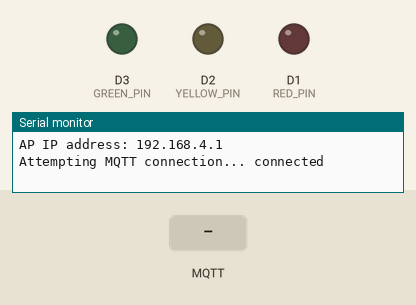
Recording of a sketch running on a simulated ESP8266 (NodeMCU). Parts: output pins drawn as LEDs (lit = HIGH), the last lines printed to the serial monitor. Inputs (shaded band) come from the test bench. Random numbers use the default seed unless the sketch sets one; no MQTT or app messages arrive unless stated.

Above: at 1.2 s.
1.3 s: MQTT message "system/enable" arrives on the first subscribed topic
At 1.8 s:
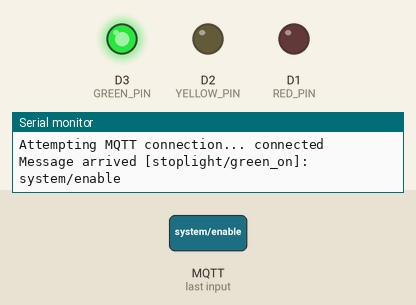
2.8 s: MQTT message "system/enable" arrives on the second subscribed topic
At 4.0 s:
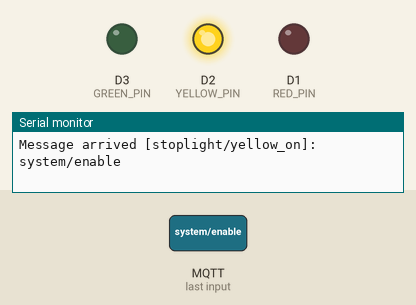
4.3 s: MQTT message "system/enable" arrives on the third subscribed topic
At 5.3 s:
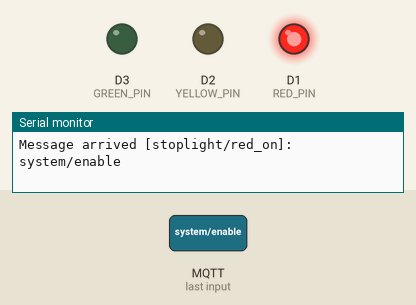
Timing chart, 0 to 7.3 s (numbered marks = the images above; inputs shaded):
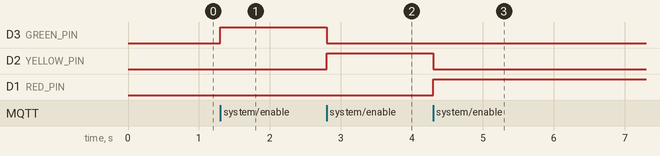

The sketch:

Stoplight_Garage_MMQT.ino
```cpp
#include <ESP8266WiFi.h>
#include <PubSubClient.h>
#include <Ticker.h>

// AP credentials for the ESP8266 stoplight device.
const char* apSSID = "ESP8266_Stoplight";
const char* apPassword = "12345678";

// MQTT broker details: set this to your Mac's IP address on the ESP8266 network.
// For example, if your Mac's IP is 192.168.4.2, use that.
const char* mqtt_server = "192.168.4.4";

const int RED_PIN = D1;
const int YELLOW_PIN = D2;
const int GREEN_PIN = D3;

WiFiClient espClient;
PubSubClient client(espClient);
Ticker redTicker;          // For red LED blinking
Ticker greenYellowTicker;  // For blinking green and yellow together
Ticker autoBlinkTicker;    // For auto blinking all LEDs (optional)

bool redState = LOW;       // State used for red blinking
bool autoBlinkState = LOW; // State used for auto blinking (all LEDs)
const unsigned long blinkInterval = 500; // Blink interval in milliseconds

// Global flag for system enable/disable.
bool systemEnabled = true;

// Toggle function for red LED blinking.
void toggleRed() {
  redState = !redState;
  digitalWrite(RED_PIN, redState);
}

// Toggle function for blinking green and yellow LEDs simultaneously.
void toggleGreenYellow() {
  static bool state = false;
  state = !state;
  digitalWrite(GREEN_PIN, state);
  digitalWrite(YELLOW_PIN, state);
}

// Toggle function for auto blinking all three LEDs (optional).
void toggleAll() {
  autoBlinkState = !autoBlinkState;
  digitalWrite(RED_PIN, autoBlinkState);
  digitalWrite(YELLOW_PIN, autoBlinkState);
  digitalWrite(GREEN_PIN, autoBlinkState);
}

// MQTT callback function – processes messages from subscribed topics.
void callback(char* topic, byte* payload, unsigned int length) {
  // Convert payload to a string.
  String message;
  for (unsigned int i = 0; i < length; i++) {
    message += (char)payload[i];
  }

  Serial.print("Message arrived [");
  Serial.print(topic);
  Serial.print("]: ");
  Serial.println(message);

  // Process system enable/disable commands.
  if (strcmp(topic, "system/enable") == 0) {
    if (message == "1") {
      systemEnabled = true;
      Serial.println("System enabled");
    } else if (message == "0") {
      systemEnabled = false;
      Serial.println("System disabled");
      // Immediately turn off all LEDs.
      digitalWrite(RED_PIN, LOW);
      digitalWrite(YELLOW_PIN, LOW);
      digitalWrite(GREEN_PIN, LOW);
    }
    return;
  }

  // If system is disabled, ignore other commands.
  if (!systemEnabled) {
    Serial.println("System disabled, ignoring command.");
    return;
  }

  // Stop any active tickers before executing a new command.
  redTicker.detach();
  greenYellowTicker.detach();
  autoBlinkTicker.detach();

  // Handle stoplight commands based on topic.
  if (strcmp(topic, "stoplight/green_on") == 0) {
    digitalWrite(RED_PIN, LOW);
    digitalWrite(YELLOW_PIN, LOW);
    digitalWrite(GREEN_PIN, HIGH);
  } else if (strcmp(topic, "stoplight/yellow_on") == 0) {
    digitalWrite(RED_PIN, LOW);
    digitalWrite(GREEN_PIN, LOW);
    digitalWrite(YELLOW_PIN, HIGH);
  } else if (strcmp(topic, "stoplight/red_on") == 0) {
    digitalWrite(YELLOW_PIN, LOW);
    digitalWrite(GREEN_PIN, LOW);
    digitalWrite(RED_PIN, HIGH);
  } else if (strcmp(topic, "stoplight/red_blink_start") == 0) {
    redTicker.attach_ms(blinkInterval, toggleRed);
  } else if (strcmp(topic, "stoplight/red_blink_stop") == 0) {
    digitalWrite(RED_PIN, LOW);
  } else if (strcmp(topic, "stoplight/green_yellow_blink") == 0) {
    digitalWrite(RED_PIN, LOW);
    digitalWrite(GREEN_PIN, LOW);
    digitalWrite(YELLOW_PIN, LOW);
    greenYellowTicker.attach_ms(blinkInterval, toggleGreenYellow);
  }
}

// Reconnect function: tries to reconnect to the MQTT broker if disconnected.
void reconnect() {
  while (!client.connected()) {
    Serial.print("Attempting MQTT connection...");
    String clientId = "ESP8266Client-";
    clientId += String(random(0xffff), HEX);
    if (client.connect(clientId.c_str())) {
      Serial.println(" connected");
      // Subscribe to all necessary topics.
      client.subscribe("stoplight/green_on");
      client.subscribe("stoplight/yellow_on");
      client.subscribe("stoplight/red_on");
      client.subscribe("stoplight/red_blink_start");
      client.subscribe("stoplight/red_blink_stop");
      client.subscribe("stoplight/green_yellow_blink");
      client.subscribe("system/enable");
    } else {
      Serial.print("failed, rc=");
      Serial.print(client.state());
      Serial.println(" - trying again in 5 seconds");
      delay(5000);
    }
  }
}

void setup() {
  Serial.begin(115200);

  // Initialize LED pins.
  pinMode(RED_PIN, OUTPUT);
  pinMode(YELLOW_PIN, OUTPUT);
  pinMode(GREEN_PIN, OUTPUT);
  digitalWrite(RED_PIN, LOW);
  digitalWrite(YELLOW_PIN, LOW);
  digitalWrite(GREEN_PIN, LOW);

  // Set up the ESP8266 as an Access Point.
  WiFi.mode(WIFI_AP);
  WiFi.softAP(apSSID, apPassword, 1, true);
  Serial.print("AP IP address: ");
  Serial.println(WiFi.softAPIP());  // Typically 192.168.4.1

  // Set up the MQTT client.
  client.setServer(mqtt_server, 1884);
  client.setCallback(callback);
}

void loop() {
  if (!client.connected()) {
    reconnect();
  }
  client.loop();

  // (Optional) Add logic for auto blinking or other features if desired.
}
```

Measured:
- after the input at 1.3 s, D3 (GREEN_PIN): LOW → HIGH at once
- after the input at 2.8 s, D3 (GREEN_PIN): HIGH → LOW at once; D2 (YELLOW_PIN): LOW → HIGH at once
- after the input at 4.3 s, D2 (YELLOW_PIN): HIGH → LOW at once; D1 (RED_PIN): LOW → HIGH at once
